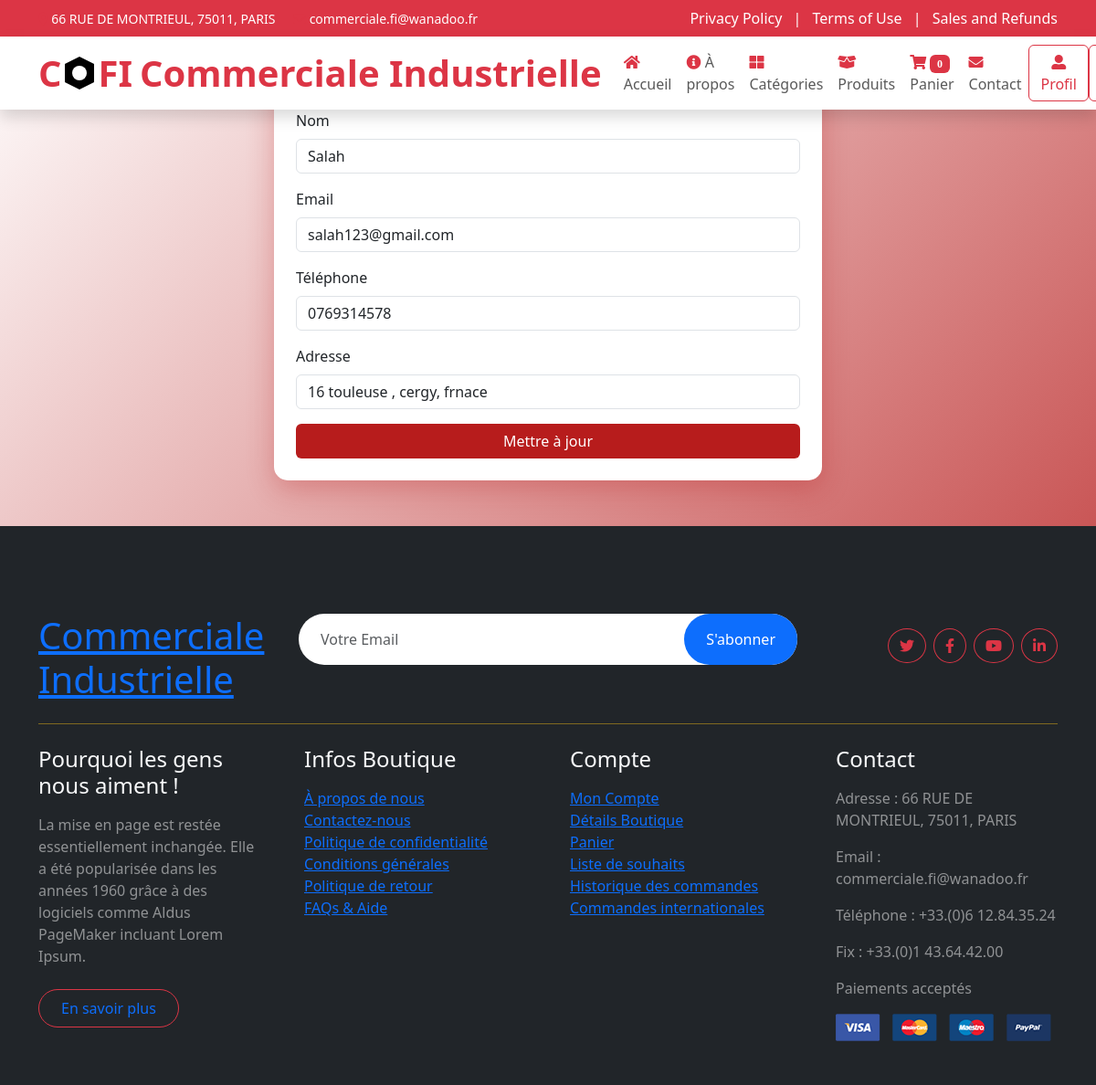
Page /edit_profile.php (signed in) on the committed database.
### tables this page shows
CREATE TABLE `utilisateurs` (
  `utilisateur_id` int(11) NOT NULL,
  `nom` varchar(100) NOT NULL,
  `prenom` varchar(100) NOT NULL,
  `email` varchar(255) NOT NULL,
  `mot_de_passe` varchar(255) NOT NULL,
  `telephone` varchar(15) DEFAULT NULL,
  `adresse` text DEFAULT NULL,
  `role` enum('etudiant','admin') DEFAULT 'etudiant',
  `date_creation` timestamp NOT NULL DEFAULT current_timestamp()
);

### edit_profile.php (the view, shortened to what this page needs)
<?php
include 'config.php';
$user_id = $_SESSION['utilisateur_id'];
$stmt = $pdo->prepare("SELECT nom, email, telephone, adresse FROM utilisateurs WHERE utilisateur_id = ?");
$stmt->execute([$user_id]);
$user = $stmt->fetch(PDO::FETCH_ASSOC);
?>
<!DOCTYPE html>
<html lang="fr">
<head>
    <link href="https://cdn.jsdelivr.net/npm/bootstrap@5.3.0/dist/css/bootstrap.min.css" rel="stylesheet">
    <link rel="stylesheet" href="https://use.fontawesome.com/releases/v5.15.4/css/all.css"/>
</head>
<body>
    <?php include 'navbar.php'; ?>
    <div class="profile-container">
        <div class="profile-card p-4">
            <h2 class="text-danger fw-bold"><i class="fas fa-user-edit"></i> Modifier Profil</h2>
            <form method="POST">
                <div class="mb-3">
                    <label class="form-label">Nom</label>
                    <input type="text" name="nom" class="form-control" value="<?= htmlspecialchars($user['nom']); ?>" required>
                </div>
                <div class="mb-3">
                    <label class="form-label">Email</label>
                    <input type="email" name="email" class="form-control" value="<?= htmlspecialchars($user['email']); ?>" required>
                </div>
                <div class="mb-3">
                    <label class="form-label">Téléphone</label>
                    <input type="text" name="telephone" class="form-control" value="<?= htmlspecialchars($user['telephone']); ?>" required>
                </div>
                <div class="mb-3">
                    <label class="form-label">Adresse</label>
                    <input type="text" name="adresse" class="form-control" value="<?= htmlspecialchars($user['adresse']); ?>" required>
                </div>
                <button type="submit" class="btn btn-red w-100">Mettre à jour</button>
            </form>
        </div>
    </div>
    <?php include 'footer.php'; ?>
</body>
</html>

### edit_profile.php (style rules this page uses)
body { background: linear-gradient(135deg, #fff, #b71c1c); }
.profile-container { max-width: 600px; margin: 50px auto; }
.profile-card { background: white; padding: 20px; border-radius: 15px; box-shadow: 0 10px 30px rgba(183, 28, 28, 0.3); transition: transform 0.5s ease, box-shadow 0.5s ease; }
.btn-red { background: #b71c1c; color: white; transition: all 0.3s ease-in-out; }

### rows in the picture
utilisateurs: nom "Salah", email "salah123@gmail.com", telephone "0769314578", adresse "16 touleuse , cergy, frnace"

### other values in the picture
$cartTotal "0"
